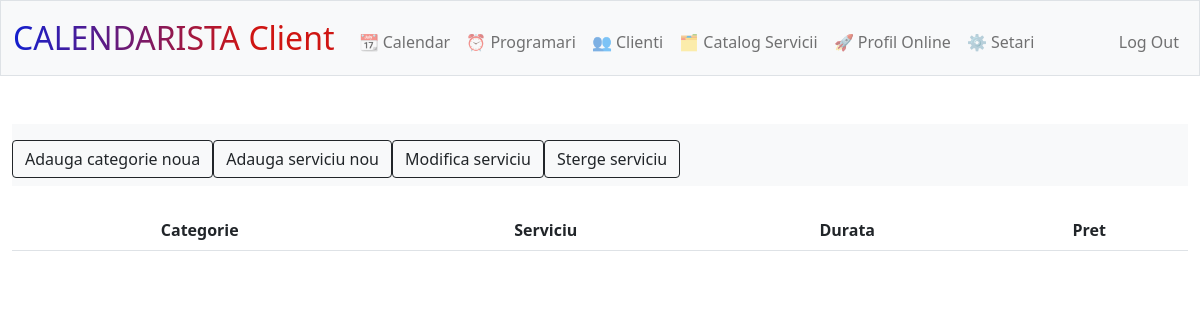
Before: /programari (signed in) with the older database file.
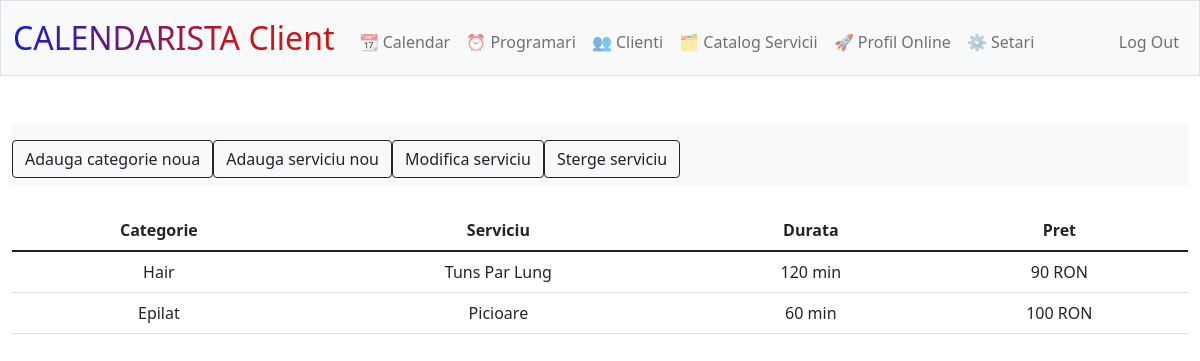
After: the same page with the newer database file.
### tables this page shows
CREATE TABLE 'servicii' ('id' INTEGER PRIMARY KEY AUTOINCREMENT NOT NULL, 'user_id' INTEGER NOT NULL, 'categorie' INTEGER NOT NULL, 'serviciu' INTEGER NOT NULL, 'durata' INTEGER NOT NULL, 'pret' INTEGER NOT NULL);

### app.py (the view)
@app.route("/programari", methods=["GET", "POST"])
@login_required
def programari():
    user_id = session["user_id"]
    catalog = db.execute("SELECT categorie, serviciu, durata, pret FROM servicii WHERE user_id = ?", user_id)
    if request.method == "GET":
        return render_template("programari.html", catalog=catalog)
    if request.method == "POST":
        return render_template("programari.html", catalog=catalog)

### app.py (called while the page is built)
@app.after_request
def after_request(response):
    response.headers["Cache-Control"] = "no-cache, no-store, must-revalidate"
    response.headers["Expires"] = 0
    response.headers["Pragma"] = "no-cache"
    return response

def login_required(f):
    @wraps(f)
    def decorated_function(*args, **kwargs):
        if session.get("user_id") is None:
            return redirect("/login")
        return f(*args, **kwargs)
    return decorated_function

### templates/programari.html (shortened to what this page needs)
{% extends "layout.html" %}
{% block main %}
<div>
    <nav action="/programari" class="bg-light navbar navbar-expand-md navbar-light" style="background-color: #e3f2fd;" method="post">
        <ul class="navbar-nav me-auto mt-2">
            <li class="nav-item"><a href="/categorie"><button class="btn btn-outline-dark">Adauga categorie noua</button></a></li>
            <li class="nav-item"><a href="/servicii"><button class="btn btn-outline-dark">Adauga serviciu nou</button></a></li>
            <li class="nav-item"><a href="/servicii"><button class="btn btn-outline-dark">Modifica serviciu</button></a></li>
            <li class="nav-item"><a href="/sterge_serviciu"><button class="btn btn-outline-dark">Sterge serviciu</button></a></li>
        </ul>
    </nav>
</div>
<br>
<div>
    <table action="/programari" class="table table-hover">
        <thead>
            <tr>
                <th>Categorie</th>
                <th>Serviciu</th>
                <th>Durata</th>
                <th>Pret</th>
            </tr>
        </thead>
       <tbody>
            {% for serviciu in catalog %}
                <tr>
                    <td>{{ serviciu.categorie }}</td>
                    <td>{{ serviciu.serviciu }}</td>
                    <td>{{ serviciu.durata }} min</td>
                    <td>{{ serviciu.pret }} RON</td>
                </tr>
            {% endfor %}
        </tbody>
    </table>
</div>
{% endblock %}

Changed rows visible on the page:
added servicii: categorie "Hair", serviciu "Tuns Par Lung", durata "120", pret "90"
added servicii: categorie "Epilat", serviciu "Picioare", durata "60", pret "100"
